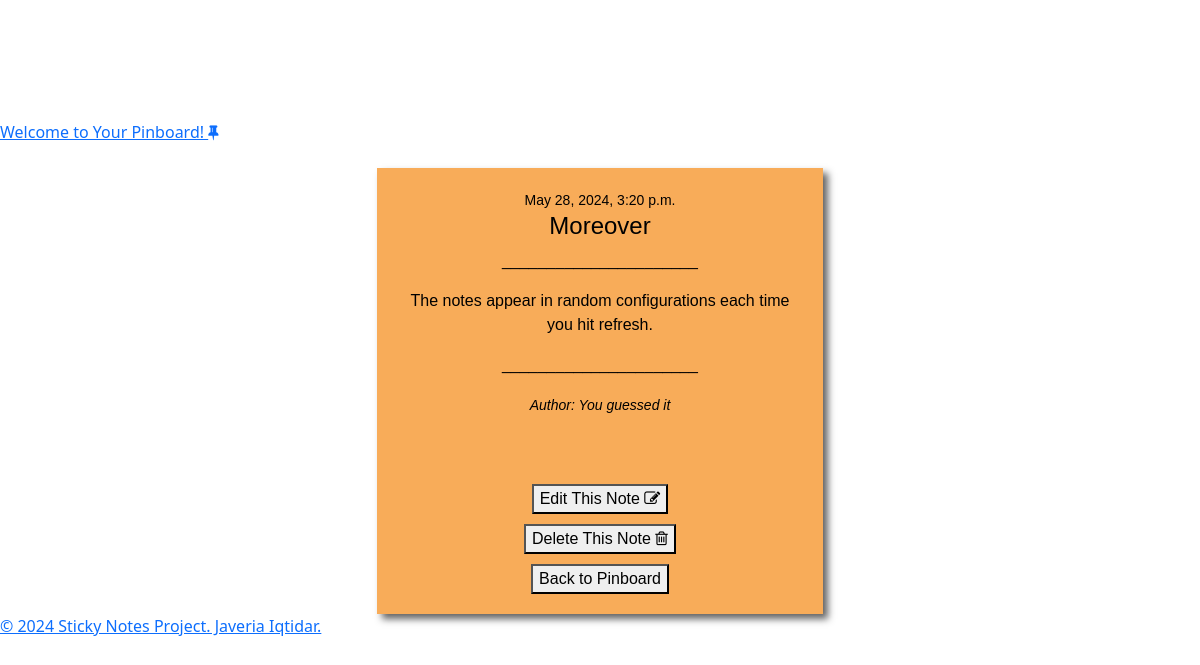
Page /note/9/ (signed in) on the committed database.
### notes_app/models.py (models this page shows, shortened)
class StickyNote(models.Model):
    title = models.CharField(max_length=30)
    content = models.CharField(max_length=200)
    created_on = models.DateTimeField(auto_now_add=True)
    author = models.CharField(max_length=30, null=True, blank=True)

### notes_app/views.py (the view)
# urls.py: path("note/<int:note_id>/", views.view_note, name="view_note"),
@login_required
def view_note(request, note_id):
    note = get_object_or_404(StickyNote, id=note_id)
    return render(request, "view_note.html", {"note": note})

### notes_app/templates/view_note.html (shortened to what this page needs)
{% extends 'base.html' %}
{% block body %}
<div class="container bootstrap snippets bootdey">
    <div class="form-container">
        <div class="note-form">
            <div class="content">
                <small class="datesmall">{{ note.created_on }}</small>
                <h4>{{ note.title }}</h4>
                <p>______________________</p>
                <p>{{ note.content }}</p>
                <p>______________________</p>
                {% if note.author %}
                <small class="authsmall"><i>Author: {{ note.author }}</i></small><br>
                {% endif %}
            </div>
            <div class="button-container">
                {% if perms.notes_app.change_stickynote %}
                <a href="{% url 'edit_note' note.id %}"><button type="button">Edit This Note <i class="fa fa-pencil-square-o"></i></button></a>
                {% endif %}
                {% if perms.notes_app.delete_stickynote %}
                <a href="{% url 'delete_note' note.id %}" class="text-danger"><button type="button">Delete This Note <i class="fa fa-trash-o "></i></button></a>
                {% endif %}
                <a href="{% url 'view_all_notes' %}"><button type="button">Back to Pinboard</button></a>
            </div>
        </div>
    </div>
</div>
{% endblock %}

### notes_app/static/style.css (style rules this page uses)
body { padding-top: 100px; margin-top: 20px; background-image: url("https://images.unsplash.com/photo-1558051815-0f18e64e6280?q=80&w=1000&auto=format&fit=crop&ixlib=rb-4.0.3&ixid=M3wxMjA3fDB8MHxzZWFyY2h8Mnx8Y29yayUyMGJvYXJkfGVufDB8fDB8fHww"); }
.form-container { position: relative; background-color: #f8ac59; color: #000000; font-family: Arial, Helvetica, sans-serif; text-align: center; margin: 0 auto; width: 40%; padding-top: 40%; box-sizing: border-box; box-shadow: 5px 5px 7px rgba(33, 33, 33, 0.7); min-width: 300px; min-height: 300px; }
.note-form { position: absolute; width: 100%; height: 100%; top: 0; left: 0; padding: 20px; box-sizing: border-box; display: flex; flex-direction: column; justify-content: space-between; }
.content { flex-grow: 1; }
.button-container { display: flex; flex-direction: column; gap: 10px; }

### rows in the picture
StickyNote: created_on "May 28, 2024, 3:20 p.m.", title "Moreover", content "The notes appear in random configurations each time you hit refresh.", author "You guessed it"
